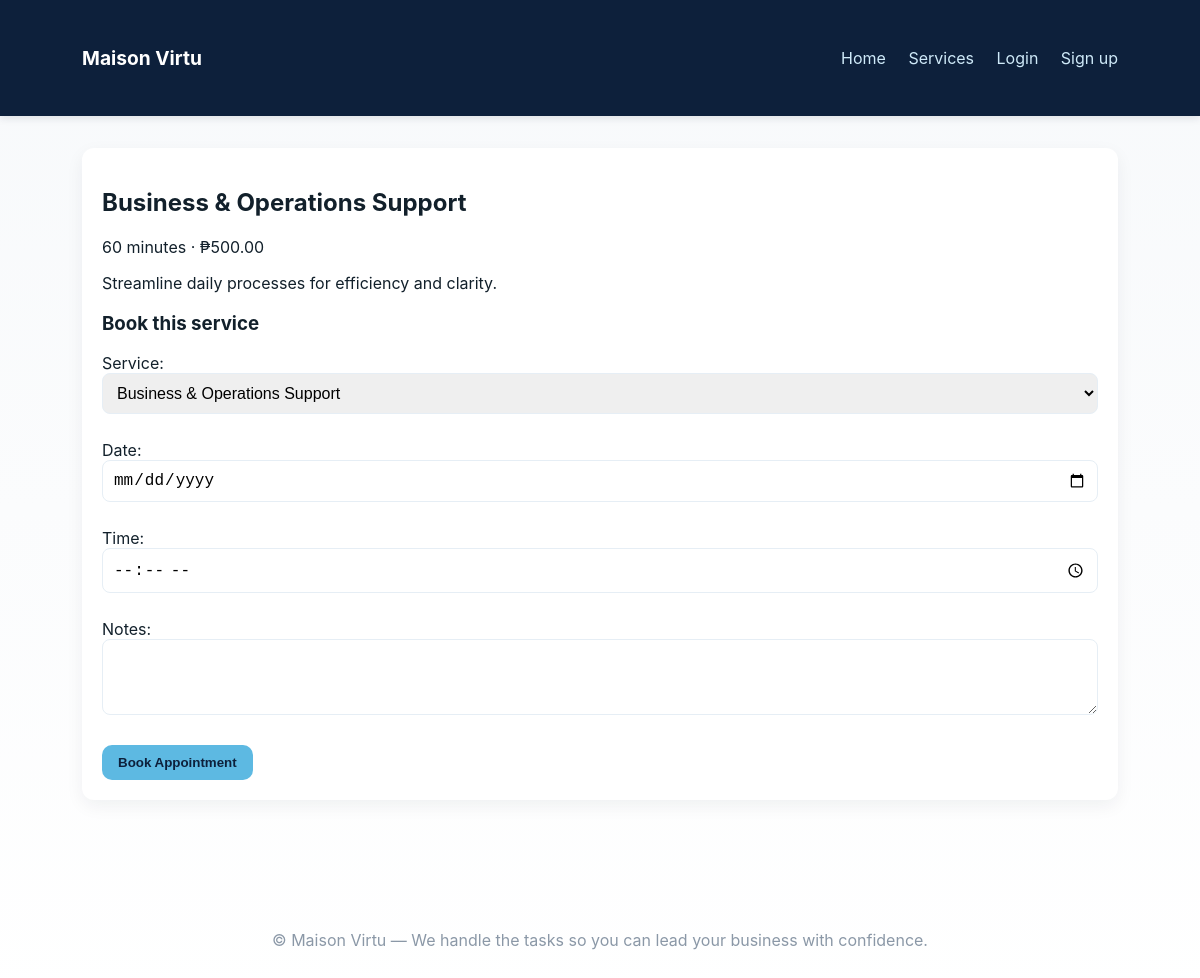
Page /service/2/ on the committed database.
### booking/models.py (models this page shows)
class Service(models.Model):
    name = models.CharField(max_length=100)
    duration_minutes = models.PositiveIntegerField(default=60)
    price = models.DecimalField(max_digits=8, decimal_places=2, blank=True, null=True)
    description = models.TextField(blank=True)
    def __str__(self):
        return self.name

### booking/views.py (the view)
# urls.py: path('service/<int:pk>/', views.service_detail, name='service_detail'),
def service_detail(request, pk):
    service = get_object_or_404(Service, pk=pk)
    form = AppointmentForm(initial={'service': service})
    return render(request, 'service_detail.html', {'service': service, 'form': form})

### booking/forms.py (shortened to what this page needs)
class AppointmentForm(forms.ModelForm):
    class Meta:
        model = Appointment
        fields = ['service', 'date', 'time', 'notes']
        widgets = {
            'date': forms.DateInput(attrs={'type': 'date'}),
            'time': forms.TimeInput(attrs={'type': 'time'}),
            'notes': forms.Textarea(attrs={'rows':3}),
        }

### templates/service_detail.html (shortened to what this page needs)
{% extends "base.html" %}
{% load static %}
{% block content %}
<article class="service-detail">
  <h2>{{ service.name }}</h2>
  <p class="muted">{{ service.duration_minutes }} minutes · {% if service.price %}₱{{ service.price }}{% else %}Price on request{% endif %}</p>
  <p>{{ service.description }}</p>
  <h3>Book this service</h3>
  <form method="post" action="{% url 'book_service' service.pk %}">
    {{ form.as_p }}
    <button class="btn">Book Appointment</button>
  </form>
</article>
{% endblock %}

### static/css/style.css (style rules this page uses)
:root { --primary:#0D203B; --accent:#5DB9E2; --muted:#8B98A7; --bg:#F6F8FB; --card:#ffffff; --radius:12px; --container:1100px; }
* { box-sizing:border-box }
body { margin:0; font-family:Inter, ui-sans-serif, system-ui, -apple-system, "Segoe UI", Roboto, "Helvetica Neue", Arial; background: linear-gradient(180deg, #F7F9FB 0%, #fff 100%); color:#12202b; -webkit-font-smoothing:antialiased; -moz-osx-font-smoothing:grayscale; }
.btn { display:inline-block;background:var(--accent);color:var(--primary);padding:10px 16px;border-radius:10px;text-decoration:none;border:0;font-weight:600;cursor:pointer }
.service-detail { background:var(--card);padding:20px;border-radius:12px;box-shadow:0 6px 18px rgba(13,32,59,0.06) }
form input[type="date"], form input[type="time"], form select, form input[type="text"], form textarea { width:100%; padding:10px;border-radius:8px;border:1px solid #e6eef5;margin-bottom:10px;font-size:1rem; }

### rows in the picture
Service: name "Business & Operations Support", duration_minutes "60", price "500.00", description "Streamline daily processes for efficiency and clarity."
